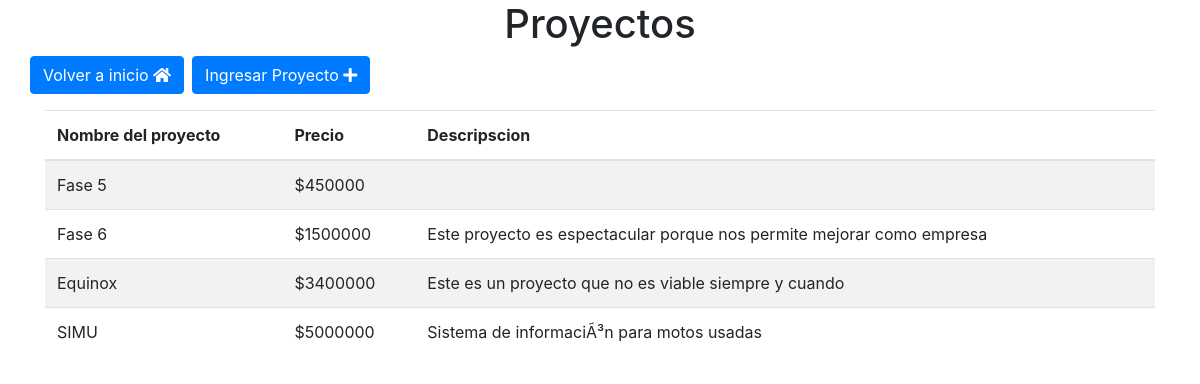
Screenshot of /listar-proyectos.php with the database file from the repository.
### tables this page shows
CREATE TABLE `tbl_proyectos` (
  `id_proyecto` int(11) NOT NULL,
  `nombre_proyecto` varchar(45) NOT NULL,
  `precio` double NOT NULL,
  `descripcion` text
);

### listar-proyectos.php (the view, shortened to what this page needs)
<!DOCTYPE html>
<html lang="en">
<head>
    <link rel="stylesheet" href="css/bootstrap.min.css">
    <link rel="stylesheet" href="https://use.fontawesome.com/releases/v5.0.13/css/all.css">
</head>
<body>
    <div class="container">
        <h1 class="text-center">Proyectos</h1>
        <div class="row mb-3">
        <a href="index.php" class="btn btn-primary">
            Volver a inicio <span class="fa fa-home"></span>
        </a>
            <button type="button" class="btn btn-primary ml-2" data-toggle="modal" data-target="#ingresar">
            Ingresar Proyecto <span class="fa fa-plus"></span>
        </button>
        </div>
        <?php
            require "conexion.php";
            $objConexion = new mysqli($host,$user,$password,$baseDatos);
            $sql = "SELECT * FROM tbl_proyectos";
            $resultado = $objConexion->query($sql);
            $cantidad = $resultado->num_rows;
        ?>
        <table class="table table-striped">
            <thead>
                <tr>
                    <th>Nombre del proyecto</th>
                    <th>Precio</th>
                    <th>Descripscion</th>
                </tr>
            </thead>
            <tbody>
                <?php
                    for ($i = 0; $i < $cantidad; $i++) {
                        $registro = $resultado->fetch_object();
                ?>
                    <tr>
                        <td><?php echo $registro->nombre_proyecto ?></td>
                        <td><?php echo "$" . $registro->precio ?></td>
                        <td><?php echo $registro->descripcion ?></td>
                    </tr>
                <?php
                    }
                ?>
            </tbody>
        </table>
    </div>
</body>
</html>

### rows the page displays
tbl_proyectos: nombre_proyecto "Fase 5", precio "450000"
tbl_proyectos: nombre_proyecto "Fase 6", precio "1500000", descripcion "Este proyecto es espectacular porque nos permite mejorar como empresa"
tbl_proyectos: nombre_proyecto "Equinox", precio "3400000", descripcion "Este es un proyecto que no es viable siempre y cuando"
tbl_proyectos: nombre_proyecto "SIMU", precio "5000000", descripcion "Sistema de informaciÃ³n para motos usadas"
